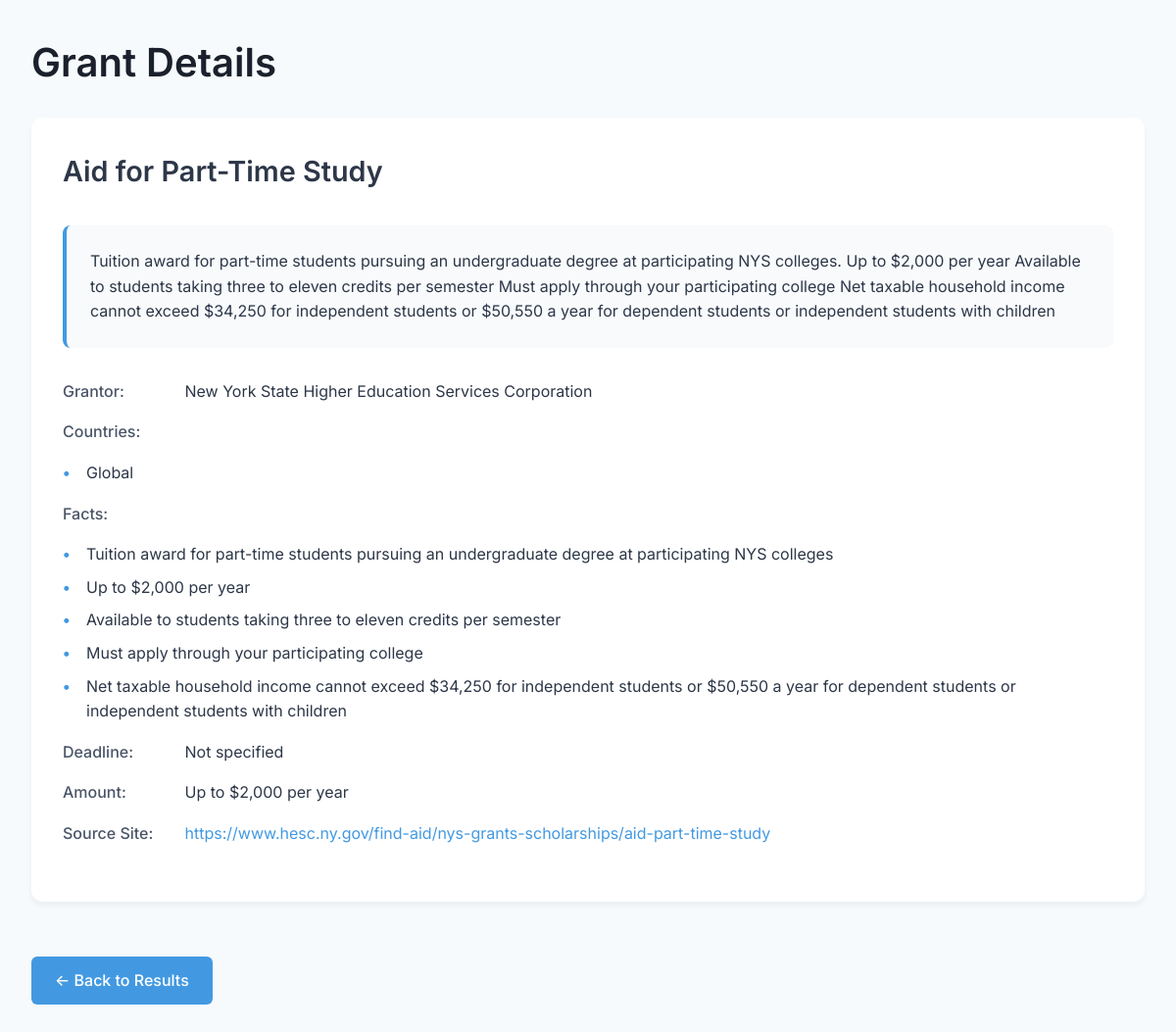
Screenshot of /grant/74/ with the database file from the repository.
### grants/models.py (models this page shows, shortened)
class Grant(models.Model):
    site = models.TextField(blank=True, null=True)
    name = models.TextField(blank=True, null=True)
    country = models.TextField(blank=True, null=True)
    grantor = models.TextField(blank=True, null=True)
    facts = models.TextField(blank=True, null=True)
    deadline = models.TextField(blank=True, null=True)
    amount = models.TextField(blank=True, null=True)
    application_url = models.TextField(blank=True, null=True)
    text = models.TextField(blank=True, null=True)
    def get_countries_list(self):
        return [c.strip() for c in self.country.split(',') if c.strip()]
    def get_facts_list(self):
        if not self.facts:
            return []
        return [fact.strip() for fact in self.facts.split('•') if fact.strip()]
    class Meta:
        managed = False
        db_table = 'grants'

### grants/views.py (the view)
# urls.py: path('grant/<int:grant_id>/', views.detail, name='detail'),
def detail(request, grant_id):
    grant = get_object_or_404(Grant, id=grant_id)
    return render(request, 'grants/detail.html', {'grant': grant})

### grants/templates/grants/detail.html (shortened to what this page needs)
<!DOCTYPE html>
<html>
<head>
</head>
<body>
    <h1>Grant Details</h1>
    <div class="grant-container">
        <h2 class="grant-title">{{ grant.name|striptags|escape }}</h2>
        <div class="grant-description">
            {{ grant.text|safe }}
        </div>
        <div class="grant-info">
            <p><strong>Grantor:</strong> {{ grant.grantor|striptags|escape }}</p>
            <p><strong>Countries:</strong></p>
            <ul class="facts-list">
                {% for country in grant.get_countries_list %}
                    <li>{{ country|striptags|escape }}</li>
                {% endfor %}
            </ul>
            <p><strong>Facts:</strong></p>
            <ul class="facts-list">
                {% for fact in grant.get_facts_list %}
                    <li>{{ fact|striptags|escape }}</li>
                {% endfor %}
            </ul>
            <p><strong>Deadline:</strong> {{ grant.deadline|default:"Not specified"|striptags|escape }}</p>
            <p><strong>Amount:</strong> {{ grant.amount|default:"Not specified"|striptags|escape }}</p>
            <p><strong>Source Site:</strong>
                {% if grant.site %}
                    <a href="{{ grant.site|striptags|escape }}" class="source-link" target="_blank">{{ grant.site|striptags|escape }}</a>
                {% else %}
                    Not specified
                {% endif %}
            </p>
        </div>
    </div>
    <a href="javascript:history.back()" class="back-link">← Back to Results</a>
</body>
</html>

### grants/templates/grants/detail.html (style rules this page uses)
* { margin: 0; padding: 0; box-sizing: border-box; }
body { font-family: 'Inter', -apple-system, BlinkMacSystemFont, sans-serif; line-height: 1.6; color: #2d3748; background-color: #f7fafc; padding: 2rem; max-width: 1200px; margin: 0 auto; }
h1 { font-size: 2.5rem; font-weight: 600; color: #1a202c; margin-bottom: 1.5rem; }
.grant-container { background-color: white; border-radius: 12px; box-shadow: 0 4px 6px rgba(0, 0, 0, 0.05); padding: 2rem; margin: 1.5rem 0; }
.grant-title { color: #2d3748; margin-bottom: 1.5rem; font-size: 1.8rem; font-weight: 600; }
.grant-info { margin: 1.5rem 0; }
.grant-info p { margin: 1rem 0; }
.grant-info strong { color: #4a5568; font-weight: 500; display: inline-block; min-width: 120px; }
.back-link { display: inline-block; margin-top: 2rem; padding: 0.75rem 1.5rem; background-color: #4299e1; color: white; text-decoration: none; border-radius: 6px; font-weight: 500; transition: background-color 0.2s ease; }
.source-link { color: #4299e1; text-decoration: none; }
.facts-list { list-style-type: none; margin: 0.5rem 0 1rem; }
.facts-list li { position: relative; padding-left: 1.5rem; margin-bottom: 0.5rem; }
.facts-list li:before { content: "•"; position: absolute; left: 0; color: #4299e1; font-weight: bold; }
.grant-description { margin: 2rem 0; padding: 1.5rem; background-color: #f8fafc; border-radius: 8px; border-left: 4px solid #4299e1; }

### rows the page displays
Grant: name "Aid for Part-Time Study", text "Tuition award for part-time students pursuing an undergraduate degree at participating NYS colleges. Up to $2,000 per year Available to students taking three to eleven credits per semester Must apply through your participating college Net taxable household income cannot exceed $34,250 for independent students or $50,550 a year for dependent students or independent students with children", grantor "New York State Higher Education Services Corporation", get_countries_list "Global", deadline "Not specified", amount "Up to $2,000 per year", site "https://www.hesc.ny.gov/find-aid/nys-grants-scholarships/aid-part-time-study"

### other values shown
{{ fact|striptags|escape }} "Tuition award for part-time students pursuing an undergraduate degree at participating NYS colleges" "Up to $2,000 per year" "Available to students taking three to eleven credits per semester" "Must apply through your participating college" "Net taxable household income cannot exceed $34,250 for independent students or $50,550 a year for dependent students or independent students with children"
